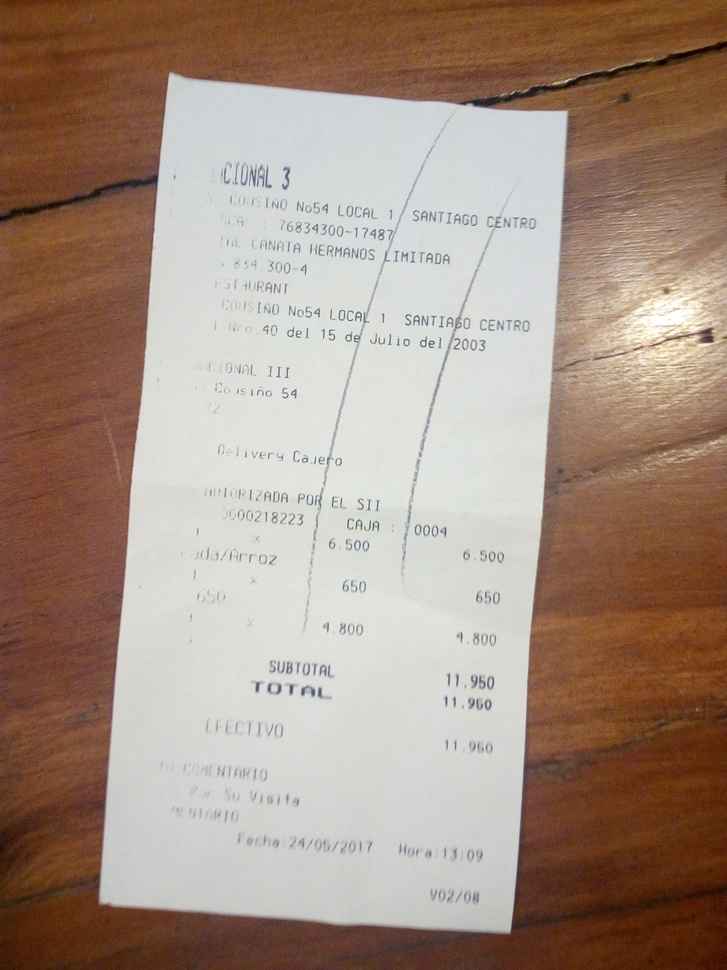
#> input picture Images/IMG_20170524_154436.jpg, 727 x 970 px, shrunk from 1920 x 2560 before the run, found by its file name
$ python cannary_test.py
#> lines starting #> are read from the running program, lines starting #| are printed output that depends on the picture; after the words box and inside, x2 and y2 are one past the last pixel; in counts of white or black regions, pixels touching at a corner belong together
# -*- coding: utf-8 -*-
"""
Created on Wed May 24 16:34:56 2017

@author: KRapes
"""
import cv2
from matplotlib import pyplot as plt
from skimage import img_as_ubyte
import numpy as np
plt.ion()


def show_img(i):
    #i = img_as_ubyte(i)

    #i = img_as_ubyte(i)
    cv2.imshow('image',i)
    cv2.waitKey(0)
    cv2.destroyAllWindows()
    #plt.close('all')

# [5 lines left out: function rotate_img, not called in this run]

def blur(img):
    blurred = cv2.GaussianBlur(img, (3,3), 0)
    return blurred

def Canny_Edge_Detection(img, sigma=0.33):
    #Threshold1 = 25;
    #Threshold2 = 100;
    Filtersize = 10
    #sigma = 0.33
    med = np.median(img)
    Threshold1 = int(max(0, (1.0 - sigma) * med))
    Threshold2 = int(min(255, (1.0 + sigma) * med))


    E = cv2.Canny(img, Threshold1, Threshold2, Filtersize)
    return E

img = cv2.imread("images/IMG_20170524_154436.jpg",0)
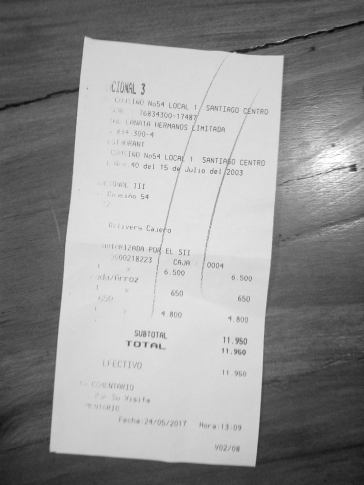
#> img: shape (970, 727) (shown at 1/2 size); min 4, max 255, mean 148.8
plt.close('all')

    # Canny Edge Detection:
plt.figure('0.2')
plt.imshow(Canny_Edge_Detection(blur(img), 0.2), cmap='gray')
#> in Canny_Edge_Detection, `Filtersize = 10`: Filtersize = 10
#> in Canny_Edge_Detection, `med = np.median(img)`: med = 161
#> in Canny_Edge_Detection, `Threshold1 = int(max(0, (1.0 - sigma) * med))`: Threshold1 = 128
#> in Canny_Edge_Detection, `Threshold2 = int(min(255, (1.0 + sigma) * med))`: Threshold2 = 193
#> in Canny_Edge_Detection, `E = cv2.Canny(img, Threshold1, Threshold2, Filtersize)`:
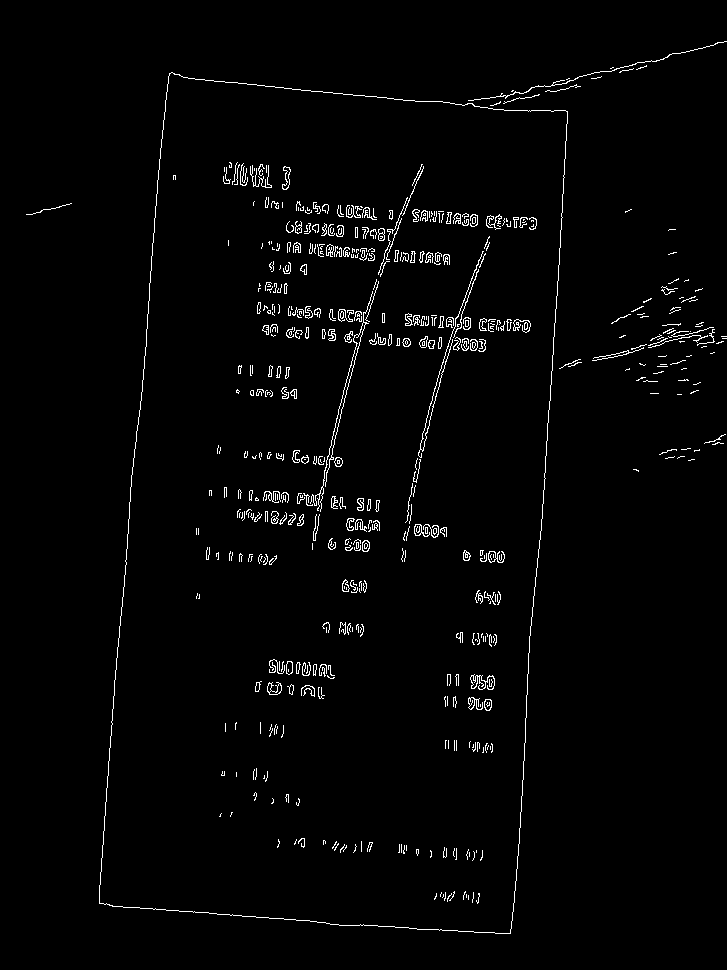
#> E: shape (970, 727); 2% white in thin lines or dots, all inside (x1, y1, x2, y2) = (26, 41, 727, 934)

plt.figure('0.33')
plt.imshow(Canny_Edge_Detection(blur(img), 0.33), cmap='gray')

plt.figure('0.5')
plt.imshow(Canny_Edge_Detection(blur(img), 0.5), cmap='gray')
#> call 3 of Canny_Edge_Detection, with sigma = 0.5
#> in Canny_Edge_Detection (call 3), `Threshold1 = int(max(0, (1.0 - sigma) * med))`: Threshold1 = 80
#> in Canny_Edge_Detection (call 3), `Threshold2 = int(min(255, (1.0 + sigma) * med))`: Threshold2 = 241
#> in Canny_Edge_Detection (call 3), `E = cv2.Canny(img, Threshold1, Threshold2, Filtersize)`:
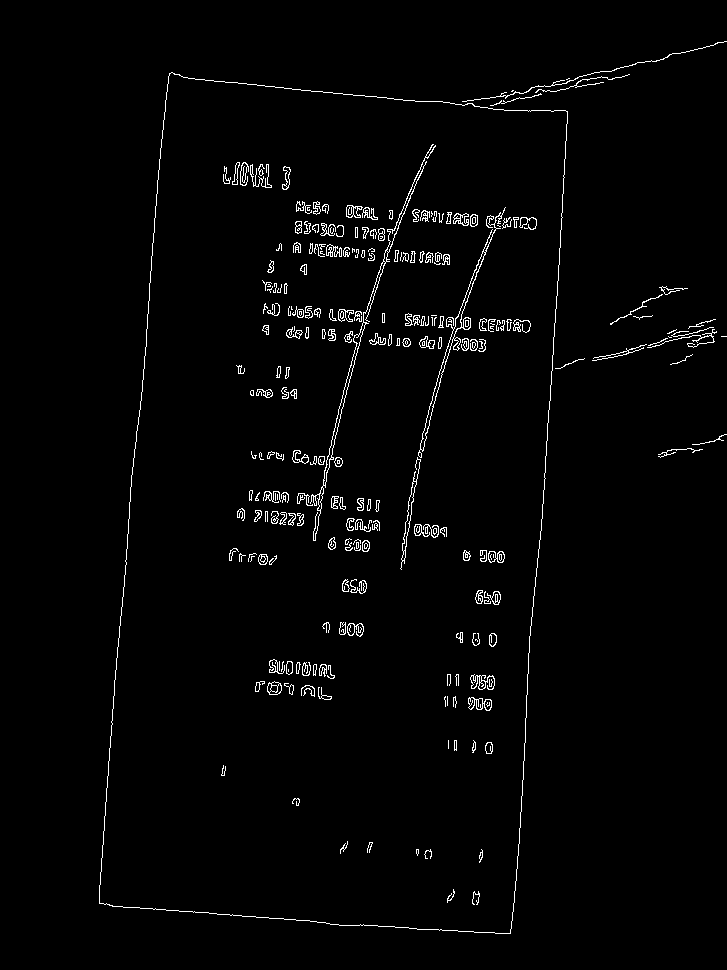
#> E: shape (970, 727); 1.9% white in thin lines or dots, all inside (x1, y1, x2, y2) = (99, 41, 727, 934)

plt.figure('0.66')
plt.imshow(Canny_Edge_Detection(blur(img), 0.66), cmap='gray')
#> call 4 of Canny_Edge_Detection, with sigma = 0.66
#> in Canny_Edge_Detection (call 4), `Threshold1 = int(max(0, (1.0 - sigma) * med))`: Threshold1 = 54
#> in Canny_Edge_Detection (call 4), `Threshold2 = int(min(255, (1.0 + sigma) * med))`: Threshold2 = 255
#> in Canny_Edge_Detection (call 4), `E = cv2.Canny(img, Threshold1, Threshold2, Filtersize)`:
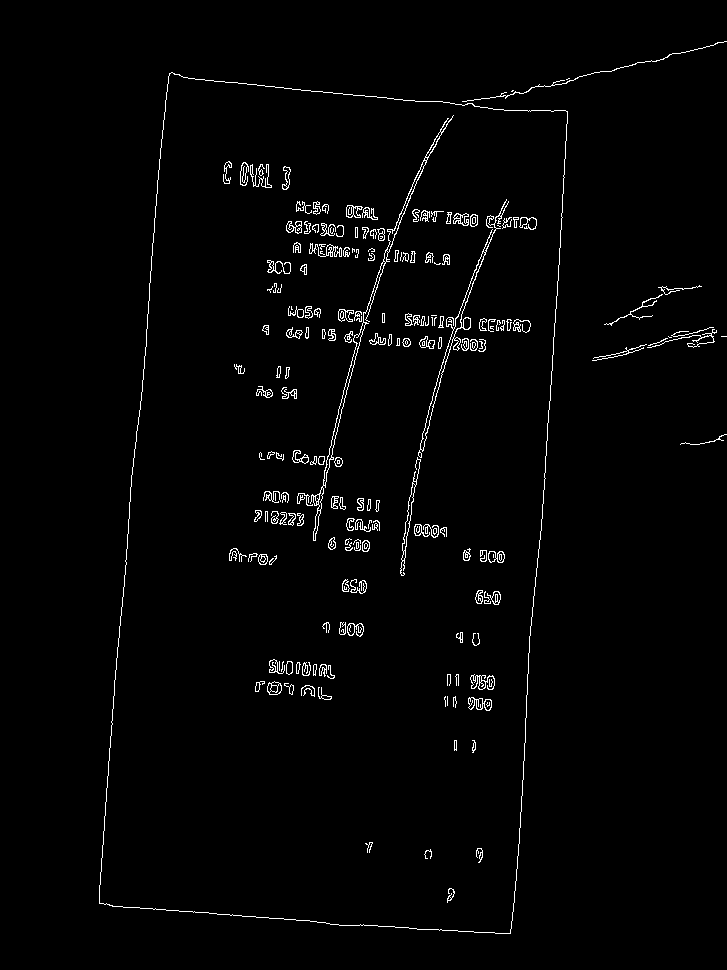
#> E: shape (970, 727); 1.8% white in thin lines or dots, all inside (x1, y1, x2, y2) = (99, 41, 727, 934)

plt.figure('0.75')
plt.imshow(Canny_Edge_Detection(blur(img), 0.75), cmap='gray')
#> in Canny_Edge_Detection (call 5), `Threshold1 = int(max(0, (1.0 - sigma) * med))`: Threshold1 = 40
#> in Canny_Edge_Detection (call 5), `E = cv2.Canny(img, Threshold1, Threshold2, Filtersize)`:
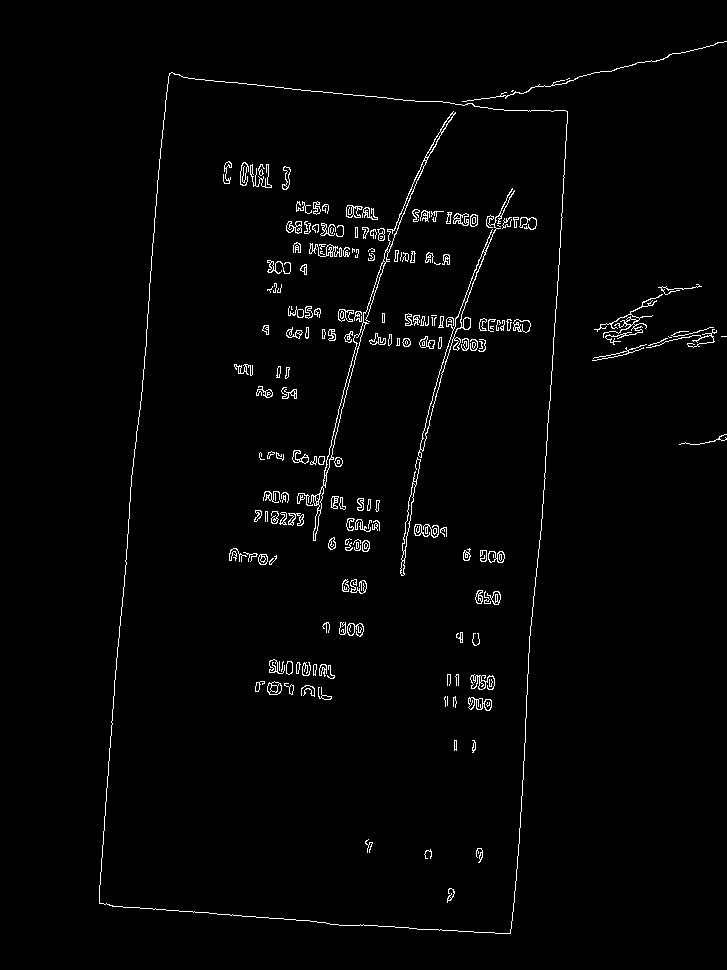
#> E: shape (970, 727); 1.9% white in thin lines or dots, all inside (x1, y1, x2, y2) = (99, 41, 727, 934)

plt.figure('0.85')
plt.imshow(Canny_Edge_Detection(blur(img), 0.85), cmap='gray')

plt.figure('0.95')
plt.imshow(Canny_Edge_Detection(blur(img), 0.95), cmap='gray')
#> in Canny_Edge_Detection (call 7), `Threshold1 = int(max(0, (1.0 - sigma) * med))`: Threshold1 = 8
#> in Canny_Edge_Detection (call 7), `E = cv2.Canny(img, Threshold1, Threshold2, Filtersize)`:
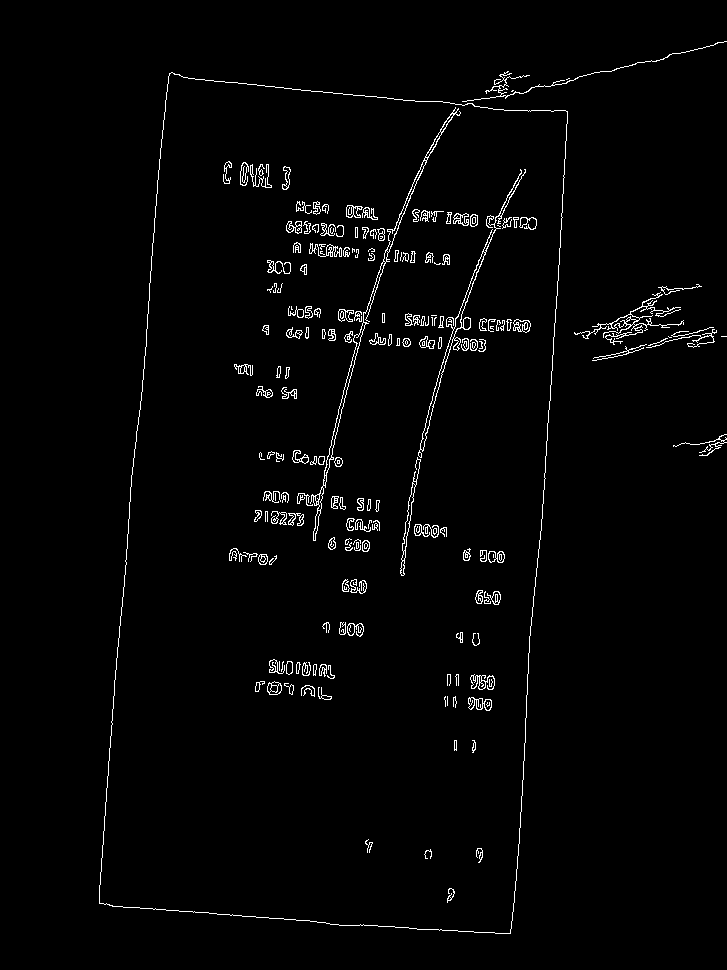
#> E: shape (970, 727); 2% white in thin lines or dots, all inside (x1, y1, x2, y2) = (99, 41, 727, 934)
# [4 lines of commented-out code are left out]
plt.show
show_img(img)

$ run again, with Images/IMG_20170602_120151.jpg copied over Images/IMG_20170524_154436.jpg
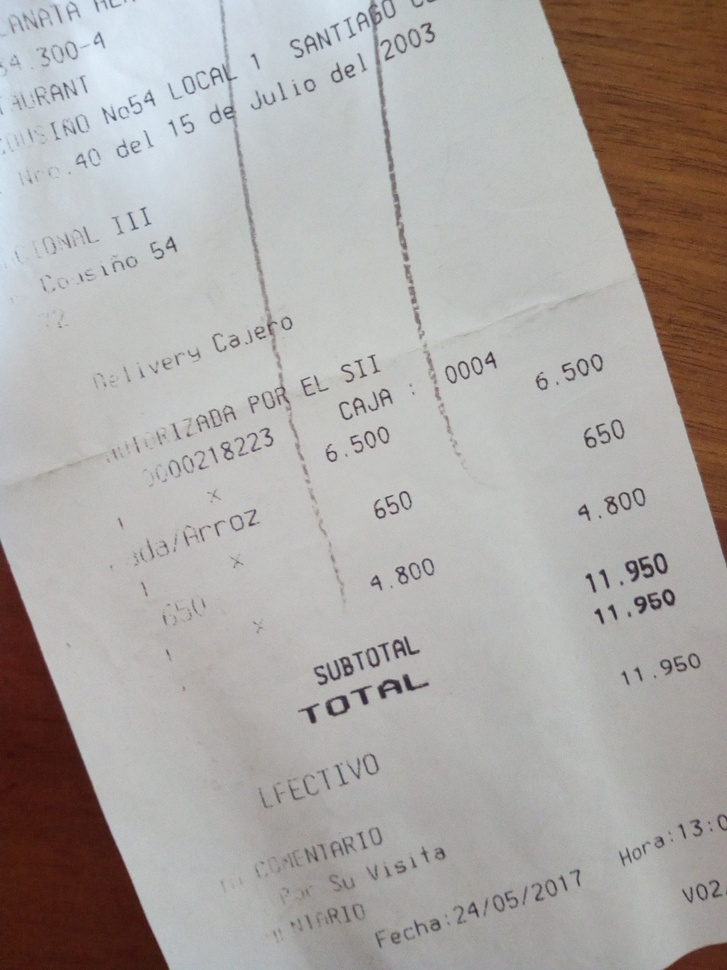
#> input picture Images/IMG_20170602_120151.jpg, 727 x 970 px, shrunk from 1920 x 2560 before the run, found by its file name
#> Filtersize = 10
#> med = 185
#> Threshold1 = 148
#> Threshold2 = 222
#> in Canny_Edge_Detection, `E = cv2.Canny(img, Threshold1, Threshold2, Filtersize)`:
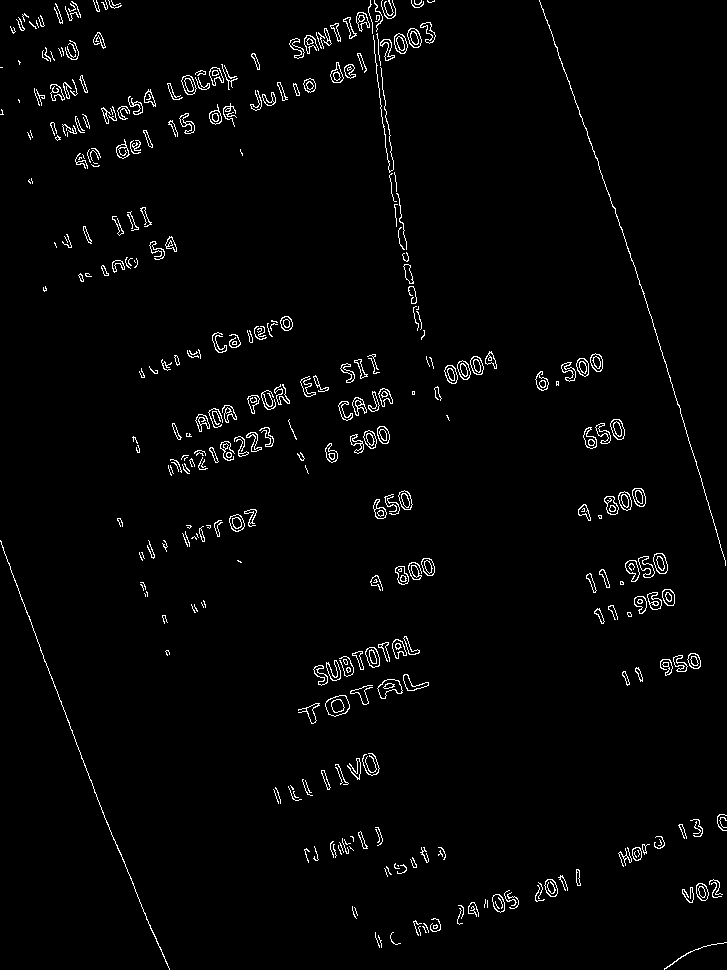
#> E: shape (970, 727); 2.2% white in thin lines or dots
#> E: shape (970, 727); 2.3% white in thin lines or dots
#> E: shape (970, 727); 2.4% white in thin lines or dots
#> Threshold1 = 62
#> in Canny_Edge_Detection (call 4), `E = cv2.Canny(img, Threshold1, Threshold2, Filtersize)`:
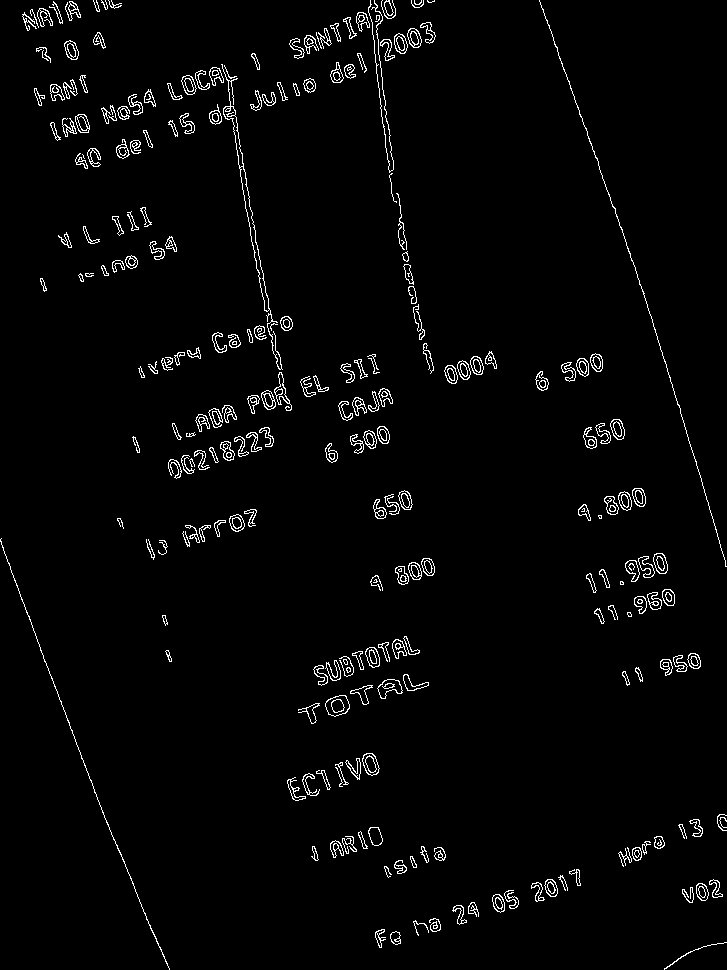
#> E: shape (970, 727); 2.4% white in thin lines or dots
#> E: shape (970, 727); 2.5% white in thin lines or dots
#> E: shape (970, 727); 2.5% white in thin lines or dots
#> E: shape (970, 727); 2.5% white in thin lines or dots

$ run again, with Images/IMG_20170602_170344.jpg copied over Images/IMG_20170524_154436.jpg
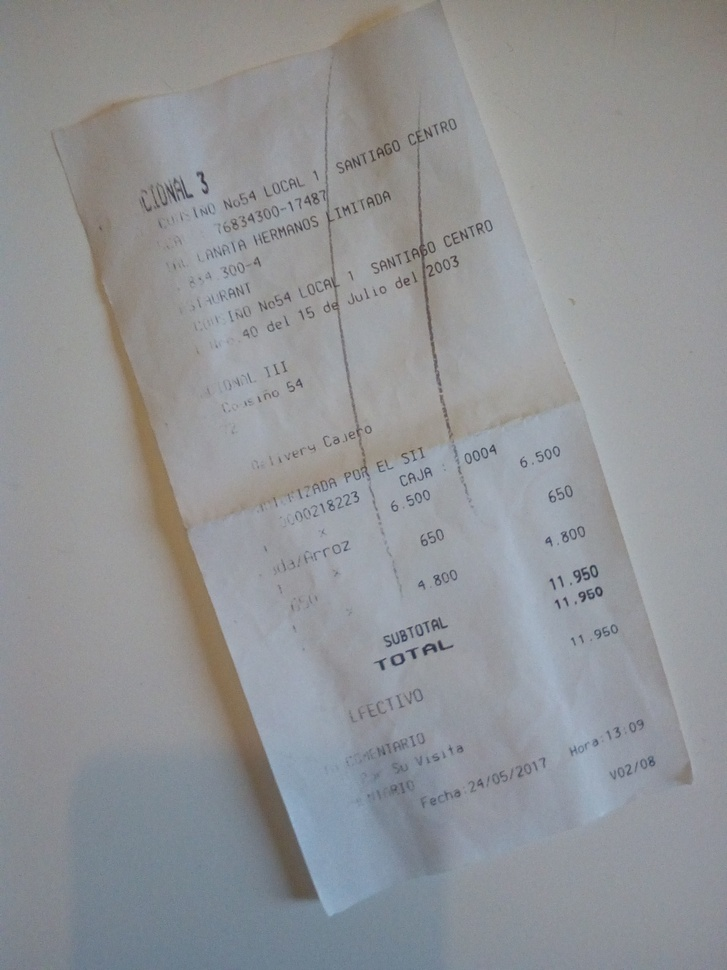
#> input picture Images/IMG_20170602_170344.jpg, 727 x 970 px, shrunk from 1920 x 2560 before the run, found by its file name
#> Filtersize = 10
#> med = 149
#> Threshold1 = 119
#> Threshold2 = 178
#> in Canny_Edge_Detection, `E = cv2.Canny(img, Threshold1, Threshold2, Filtersize)`:
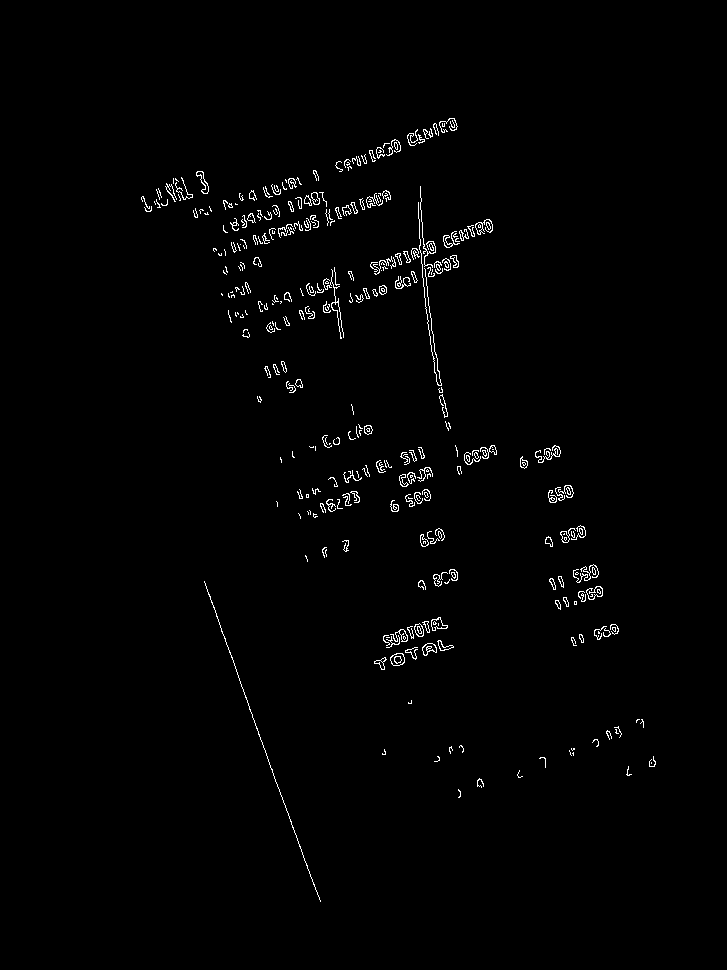
#> E: shape (970, 727); 1.2% white in thin lines or dots, all inside (x1, y1, x2, y2) = (141, 118, 656, 902)
#> E: shape (970, 727); 1.2% white in thin lines or dots, all inside (x1, y1, x2, y2) = (141, 118, 644, 916)
#> E: shape (970, 727); 1.1% white in thin lines or dots, all inside (x1, y1, x2, y2) = (141, 116, 619, 917)
#> E: shape (970, 727); 0.95% white in thin lines or dots, all inside (x1, y1, x2, y2) = (149, 111, 619, 917)
#> E: shape (970, 727); 0.9% white in thin lines or dots, all inside (x1, y1, x2, y2) = (118, 73, 619, 917)
#> E: shape (970, 727); 0.93% white in thin lines or dots, all inside (x1, y1, x2, y2) = (117, 22, 619, 917)
#> Threshold1 = 7
#> in Canny_Edge_Detection (call 7), `E = cv2.Canny(img, Threshold1, Threshold2, Filtersize)`:
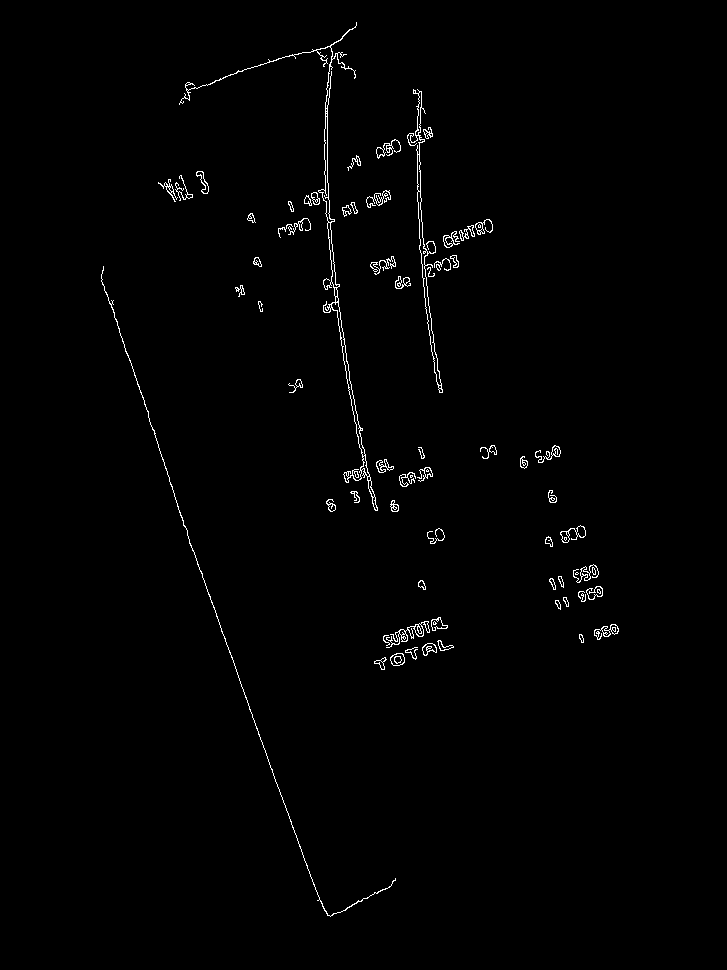
#> E: shape (970, 727); 1% white in thin lines or dots, all inside (x1, y1, x2, y2) = (101, 22, 619, 917)
